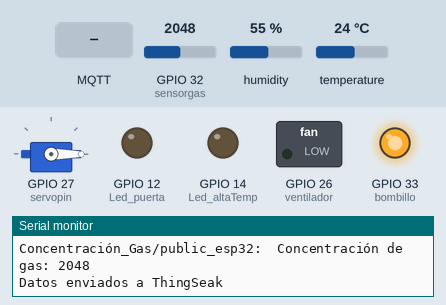
Recording of a program running on a simulated ESP32. Shown: servo, switched loads named in the program (green lamp = pin HIGH), output pins drawn as LEDs (lit = HIGH), the last lines printed to the serial monitor. The inputs (shaded band) are chosen by the test bench; at power-on: temperature 24 °C, GPIO 32 (sensorgas) = 2048, humidity 55 %. WiFi joins after 1.5 s; servers stay silent unless stated; the local clock reads 2024-03-15 10:24:30 at power-on unless the program sets it; no MQTT or app messages arrive unless stated.

Above: at 7.7 s.
7.8 s: MQTT message "Cerrar" arrives on the second subscribed topic
At 19.76 s:
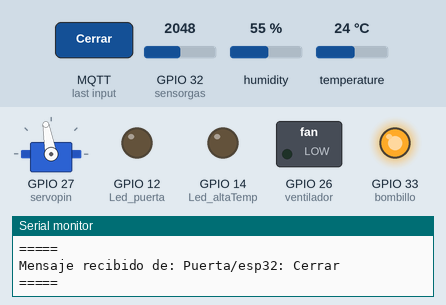
21.8 s: temperature set to 34 °C
31.5 s: temperature set to 37 °C
At 36.5 s:
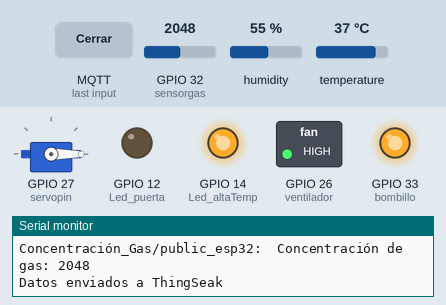
41.2 s: GPIO 32 (sensorgas) set to 843
50.9 s: GPIO 32 (sensorgas) set to 750
At 62.1 s:
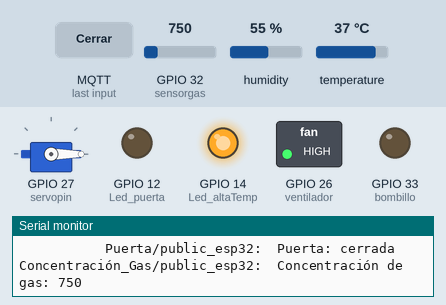
62.8 s: MQTT message "90" arrives on the first subscribed topic
At 75.4 s:
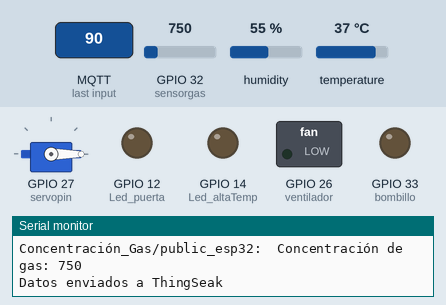
Timing chart, 0 to 76.9 s (numbered marks = the images above; inputs shaded):
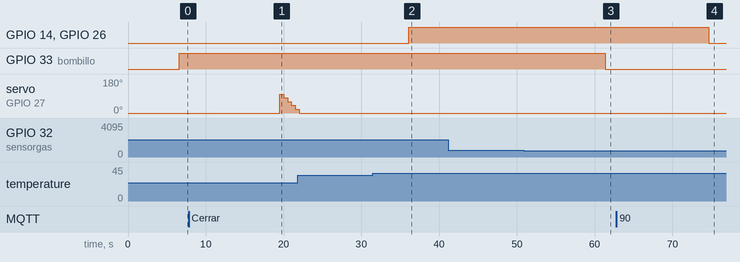

The program:

main.cpp
```cpp
#include <ESP32Servo.h>
#include <ESP32_MailClient.h>
#include <Arduino.h>
#include <WiFi.h>
#include <PubSubClient.h>
#include "DHT.h"    // Libreria del sensor DHT11
#include "ThingSpeak.h"
#include "FirebaseESP32.h"
#include "time.h"

//**************************************
//*********** NTP ***************
//**************************************
const char* ntpServer = "pool.ntp.org";
const long  gmtOffset_sec =  -18000;
const int daylightOffset_sec = 3600;


SMTPData datosSMTP;
#define DHTPIN 13                // Digital pin connected to the DHT sensor
#define DHTTYPE DHT11           // Definimos el tipo de sensor (DHT 11)
DHT Sensor11(DHTPIN, DHTTYPE);  // Se crea el objeto sensor11 (Sensor DHT11)
Servo motor;
#define servopin 27
int Led_puerta =12;
int Led_altaTemp =14;
int ventilador = 26;
int sensorgas = 32;
int bombillo = 33;


//**************************************
//*********** ThingSpeak ***************
//**************************************
unsigned long channelID = 1579096;                //ID de vuestro canal.
const char* WriteAPIKey = "DFO9RSC9K9U2CWVE";     //Write API Key de vuestro canal.

//**************************************
//*********** Firebase ***************
//**************************************
#define FIREBASE_HOST "https://lab04-8ffc9-default-rtdb.firebaseio.com/"
#define FIREBASE_AUTH "rKpUzzrapYA3GKtTGgUVLYn7BF3eNBYjrnY1FdiK"


//**************************************
//*********** MQTT CONFIG **************
//**************************************
const char *mqtt_server = "node02.myqtthub.com";
const int mqtt_port = 1883;
const char *mqtt_user = "esp32";
const char *mqtt_pass = "esp32";
const char *root_topic_subscribe1 = "Temperatura/esp32";
const char *root_topic_subscribe2 = "Puerta/esp32";
const char *root_topic_publish = "Topic_raiz/public_esp32";
const char *root_topic_publish1 = "Temperatura/public_esp32";
const char *root_topic_publish2 = "Humedad/public_esp32";
const char *root_topic_publish3 = "Puerta/public_esp32";
const char *root_topic_publish4 = "Concentración_Gas/public_esp32";


//**************************************
//*********** WIFICONFIG ***************
//**************************************
const char* ssid = "CLARO_WIFI79";
const char* password =  "CLAROI18069";


//**************************************
//*********** GLOBALES   ***************
//**************************************
WiFiClient espClient;
WiFiClient espClientThinSpeak;
PubSubClient client(espClient);
char msg[90];
char msg1[40];
char msg2[40];
char msg3[40];
char msg4[40];
long count1=0;
long count2=0;
long count3=0;
long set=35;
String puerta ="Cerrar";
String estado_puerta ="cerrada";
String tema="";
float temp;
FirebaseData firebaseData;
int estado_gas;

String nodo1 = "/Datos";
String nodo2 = "/Alta_Temp";
String nodo3 = "/Alta_Conc";


//************************
//** F U N C I O N E S ***
//************************
void callback(char* topic, byte* payload, unsigned int length);
void reconnect();
void setup_wifi();
void CerrarPuerta();
void AbrirPuerta();
void printLocalTime();


void setup() {
  Serial.begin(115200);
  setup_wifi();
  Firebase.begin(FIREBASE_HOST, FIREBASE_AUTH);
  ThingSpeak.begin(espClientThinSpeak);
  client.setServer(mqtt_server, mqtt_port);
  client.setCallback(callback);
  Sensor11.begin();
  pinMode(Led_puerta, OUTPUT);
  pinMode(Led_altaTemp, OUTPUT);
  pinMode(ventilador, OUTPUT);
  pinMode(sensorgas, INPUT);
  pinMode(bombillo, OUTPUT);
  motor.attach(servopin);
  digitalWrite(Led_puerta, LOW);
  digitalWrite(Led_altaTemp, LOW);
  digitalWrite(bombillo, LOW);
  motor.write(0);
  configTime(gmtOffset_sec,daylightOffset_sec,ntpServer);
}

void loop() {

  if (!client.connected()) {
    reconnect();
  }
  if (client.connected()){

    float hum = Sensor11.readHumidity();      //Definimos la variable "hum" de tipo flotante que almacena la lectura del dato humedad del sensor11
    float temp = Sensor11.readTemperature();  //Definimos la variable "temp" de tipo flotante que almacena la lectura del dato temperatura (en grados celsius) del sensor11
    estado_gas = analogRead(sensorgas);

    if(estado_gas > 800){
      count2++;
      digitalWrite(bombillo, HIGH);
      Serial.println("");
      Serial.println("*********A L E R T A !!*********");
      Serial.println("***Concentración de gas alta ***");
      Firebase.setFloat(firebaseData, nodo3 + "/Alarma" + count2, estado_gas);
    }else{
      digitalWrite(bombillo, LOW);
    }


    if (isnan(hum) || isnan(temp)) {
    Serial.println(F("Sistema Control de temperatura apagado")); // Imprime ese comentario cuando no lee ningun dato del sensor11
    //return;
    }

    ThingSpeak.setField(1,temp);
    ThingSpeak.setField(2,hum);
    ThingSpeak.setField(3,estado_gas);

    Firebase.setFloat(firebaseData, nodo1 + "/Temperatura", temp);
    Firebase.setFloat(firebaseData, nodo1 + "/Humedad", hum);
    Firebase.setFloat(firebaseData, nodo1 + "/Concentracion_Gas", estado_gas);


    if (temp > set) {
      digitalWrite(Led_altaTemp, HIGH); // Cambiar estado del pin
      digitalWrite(ventilador, HIGH);
      Serial.println("");
      Serial.println("ALTA TEMPERATURA!!!");
    }else {
      digitalWrite(Led_altaTemp, LOW); // Cambiar estado del pin
      digitalWrite(ventilador, LOW);
    }

    if (puerta=="Cerrar"){
      estado_puerta="cerrada";
      digitalWrite(Led_puerta, LOW); // Cambiar estado del pin
    }else if (puerta=="Abrir"){
      estado_puerta="abierta";
      digitalWrite(Led_puerta, HIGH); // Cambiar estado del pin
    }

    String str  ="Temp (°C): " + String(temp) + " / Hum (%): " + String(hum) + " / Puerta: " + (estado_puerta) + " / Concentración gas: " + (estado_gas);
    String str1 ="Temp (°C): " + String(temp);
    String str2 ="Hum (%): " + String(hum);
    String str3 ="Puerta: " + (estado_puerta);
    String str4 ="Concentración de gas: " + String(estado_gas);
    str.toCharArray(msg,90);
    str1.toCharArray(msg1,40);
    str2.toCharArray(msg2,40);
    str3.toCharArray(msg3,40);
    str4.toCharArray(msg4,40);
    client.publish(root_topic_publish,msg);
    client.publish(root_topic_publish1,msg1);
    client.publish(root_topic_publish2,msg2);
    client.publish(root_topic_publish3,msg3);
    client.publish(root_topic_publish4,msg4);
    count1++;

    Serial.println("");
    printLocalTime();
    Serial.println("(" + String (count1) + ") PUBLICANDO A: ");
    Serial.println("       Topic_raiz/public_esp32:  " + String (msg));
    Serial.println("      Temperatura/public_esp32:  " + String (msg1));
    Serial.println("          Humedad/public_esp32:  " + String(msg2));
    Serial.println("           Puerta/public_esp32:  " + String(msg3));
    Serial.println("Concentración_Gas/public_esp32:  " + String(msg4));
    Serial.println("");

    ThingSpeak.writeFields(channelID,WriteAPIKey);
    Serial.println("Datos enviados a ThingSeak");
    Serial.println("");
    delay(12000);
  }
  client.loop();
}


//*****************************
//***    CONEXION WIFI      ***
//*****************************
void setup_wifi(){
  delay(5000);
  // Nos conectamos a nuestra red Wifi
  Serial.println();
  Serial.print("Conectando a ssid: ");
  Serial.println(ssid);

  WiFi.begin(ssid, password);

  while (WiFi.status() != WL_CONNECTED) {
    delay(500);
    Serial.print(".");
  }

  Serial.println("");
  Serial.println("Conectado a red WiFi!");
  Serial.println("Dirección IP: ");
  Serial.println(WiFi.localIP());
}


//*****************************
//***    CONEXION MQTT      ***
//*****************************

void reconnect() {

  while (!client.connected()) {
    Serial.println("");
    Serial.print("Intentando conexión Broker...");
    // Creamos un cliente ID
    String clientId = "Micro_Esp32";

    // Intentamos conectar
    if (client.connect(clientId.c_str(),mqtt_user,mqtt_pass)) {
      Serial.println("Conectado al broker!");
      // Nos suscribimos
      if(client.subscribe(root_topic_subscribe1)){
        Serial.println("Suscripcion a topic "+ String(root_topic_subscribe1));
      }else{
        Serial.println("fallo Suscripciión a topic "+ String(root_topic_subscribe1));
      }
      if(client.subscribe(root_topic_subscribe2)){
        Serial.println("Suscripcion a topic "+ String(root_topic_subscribe2));
        Serial.println("");
      }else{
        Serial.println("fallo Suscripciión a topic "+ String(root_topic_subscribe2));
      }
    } else {
      Serial.print("falló conexión broker:( con error -> ");
      Serial.print(client.state());
      Serial.println(" Intentamos de nuevo en 5 segundos");
      delay(5000);
    }
  }
}


//*****************************
//***       CALLBACK        ***
//*****************************

void callback(char* topic, byte* payload, unsigned int length){
  String incoming = "";
  Serial.println("");
  for (int i = 0; i < length; i++) {
    incoming += (char)payload[i];
  }
  incoming.trim();
  tema=topic;

  if (tema=="Puerta/esp32"){
    if (incoming=="Cerrar"){
    puerta=incoming;
    Serial.println("");
    Serial.println("=====");
    Serial.println("Mensaje recibido de: Puerta/esp32: " + incoming);
    Serial.println("=====");
    CerrarPuerta();
    }else if (incoming=="Abrir"){
      puerta=incoming;
      Serial.println("");
      Serial.println("=====");
      Serial.println("Mensaje recibido de: Puerta/esp32: " + incoming);
      Serial.println("=====");
      AbrirPuerta();
      datosSMTP.setLogin("smtp.gmail.com",465,"electivaiotunisangil@gmail.com","ElectivaIOT20");
      datosSMTP.setSender("Micro_Esp32","electivaiotunisangil@gmail.com");
      datosSMTP.setPriority("High");
      datosSMTP.setSubject("Información del estado de la puerta");
      datosSMTP.setMessage("LA PUERTA SE ABRIO!!!",false);
      datosSMTP.addRecipient("electivaiotunisangil@gmail.com");
      if (!MailClient.sendMail(datosSMTP)){
        Serial.println("Error enciando correo, " +  MailClient.smtpErrorReason());
        }
      datosSMTP.empty();
    }
  }

  if (tema=="Temperatura/esp32"){
    temp= Sensor11.readTemperature();
    set=incoming.toInt();
    Serial.println("");
    Serial.println("=======");
    Serial.println("Mensaje recibido de:");
    Serial.println("Temperatura/esp32 / " + incoming);
    Serial.println("Setting de temperatura: " + String (set) + " y  temp actual: " + String (temp) );
    Serial.println("======");

    if (temp>set){
      count3++;
      Firebase.setFloat(firebaseData, nodo2 + "/Alarma" + count3, temp);
      datosSMTP.setLogin("smtp.gmail.com",465,"electivaiotunisangil@gmail.com","ElectivaIOT20");
      datosSMTP.setSender("Micro_Esp32","electivaiotunisangil@gmail.com");
      datosSMTP.setPriority("High");
      datosSMTP.setSubject("Información del control de temperatura");
      datosSMTP.setMessage("ALTA TEMPERATURA!!!",false);
      datosSMTP.addRecipient("electivaiotunisangil@gmail.com");
      Serial.println("S E   E N V I Ó  C O R R E O");
      Serial.println("======");
      if (!MailClient.sendMail(datosSMTP)){
        Serial.println("Error enciando correo, " +  MailClient.smtpErrorReason());
      }
    datosSMTP.empty();
    }
  }
}


//*****************************
//***    ABRIR PUERTA      ***
//*****************************

void AbrirPuerta(){
  motor.write(20);
  delay(500);
   motor.write(40);
  delay(500);
  motor.write(60);
  delay(500);
  motor.write(80);
  delay(500);
  motor.write(100);
  delay(500);

}

//*****************************
//***    CERRAR PUERTA      ***
//*****************************

void CerrarPuerta(){
  motor.write(100);
  delay(500);
  motor.write(80);
  delay(500);
  motor.write(60);
  delay(500);
  motor.write(40);
  delay(500);
  motor.write(20);
  delay(500);
  motor.write(0);
  delay(500);
}

void printLocalTime(){
  struct tm timeinfo;
  if(!getLocalTime(&timeinfo)){
    Serial.println("No se pudo obtener el tiempo");
    return;
  }
  Serial.println(&timeinfo, "%A, %B %d %Y %H:%M:%S");
}
```

Measured:
- the behaviour switches between 35 and 36 °C on temperature (found by bisection; images 1 and 2)
- the behaviour switches between 801 and 800 on GPIO 32 (sensorgas) (found by bisection; images 2 and 3)
- after the input at 7.8 s, servo on GPIO 27 (servopin): 0° → 100° after 11.7 s, → 80° 0.50 s later, → 60° 0.50 s later, → 40° 0.50 s later, … (5 changes in this stretch)
- after the input at 31.5 s, GPIO 14 (Led_altaTemp), GPIO 26 (ventilador): LOW → HIGH after 4.6 s
- after the input at 50.9 s, GPIO 33 (bombillo): HIGH → LOW after 10.5 s
- after the input at 62.8 s, GPIO 14 (Led_altaTemp), GPIO 26 (ventilador): HIGH → LOW after 11.9 s
